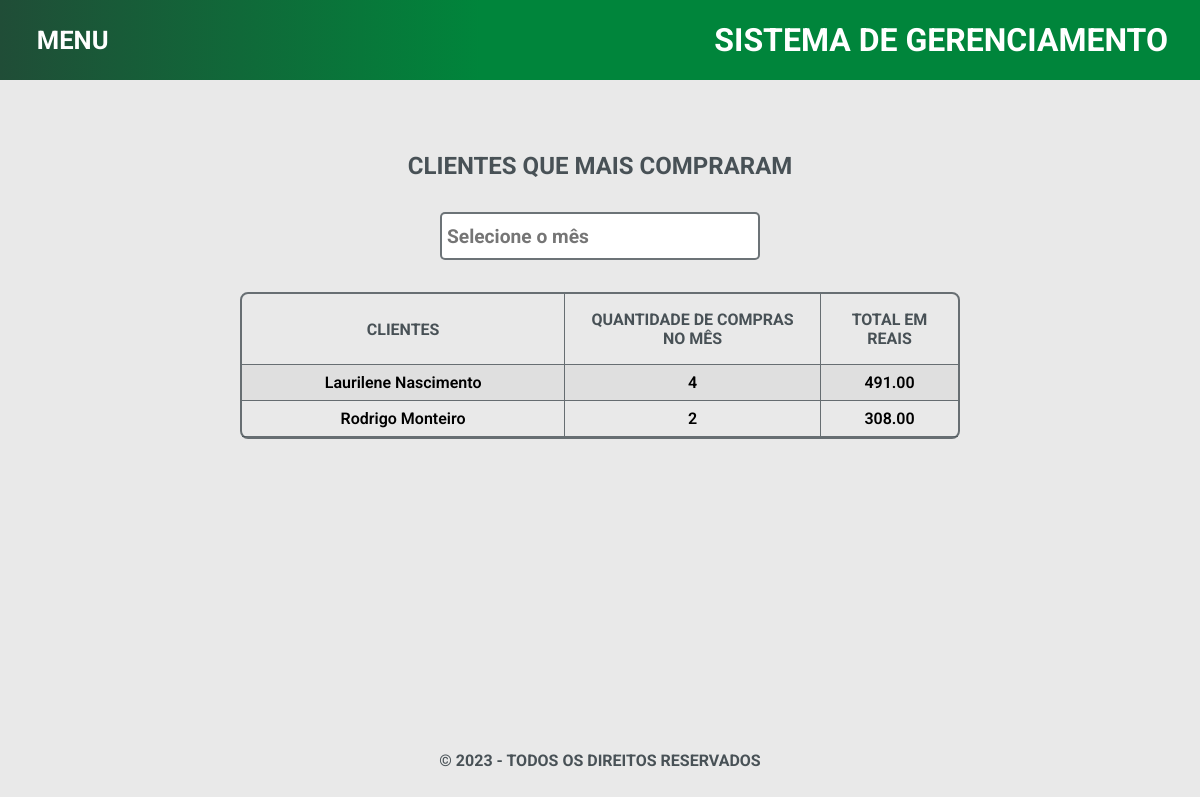
The page / on the database its author committed.
### tables this page shows
CREATE TABLE `clientes` (
  `id` int NOT NULL AUTO_INCREMENT,
  `nome` varchar(50) DEFAULT NULL,
  `data_nascimento` date DEFAULT NULL,
  PRIMARY KEY (`id`)
);

### clientes.class.php (called while the page is built, shortened)
<?php
class Clientes{
    public function getClientesValor(){
        global $pdo;
        $dados = array();
        $sql = $pdo->query("SELECT c.id, c.nome, c.data_nascimento, COUNT(co.id) AS quantidade_compras, SUM(p.preco) AS valor_total_compras
        FROM clientes c
        INNER JOIN compras co ON c.id = co.id_cliente
        INNER JOIN produtos p ON co.id_produto = p.id
        GROUP BY c.id, c.nome, c.data_nascimento
        ORDER BY valor_total_compras DESC");
        if($sql->rowCount() > 0){
            $dados = $sql->fetchAll();
        }
    return $dados;
    }
}

### index.php (the view, shortened to what this page needs)
<?php
include 'header.php';
?>
<section class="conteudo">
        <div class="content-pages">
            <div class="titulo-pages"><h2>Clientes que mais compraram</h2></div>
            <div class="filtros">
                <input id="recebeMes" type="text" name="categoria" placeholder="Selecione o mês" onfocus="dropdown(0)" onblur="dropdown(1)"/>
            </div>
            <div class="caixa-listagem">
                <table class="table-responsiva">
                    <tr>
                        <th>Clientes</th>
                        <th>Quantidade de compras no mês</th>
                        <th>Total em reais</th>
                    </tr>
                    <?php
                    $u = new Clientes();
                    $dados = $u->getClientesValor();
                    foreach($dados as $dado){
                    ?>
                    <tr>
                        <td><?php echo $dado['nome'] ?></td>
                        <td><?php echo $dado['quantidade_compras'] ?></td>
                        <td><?php echo $dado['valor_total_compras'] ?></td>
                    </tr>
                    <?php }?>
                   </table>
               </div>
           </div>
       </section>
<?php
include 'footer.php';
?>

### css/global.css (style rules this page uses)
* { margin: 0px; padding: 0px; box-sizing: border-box; font-family: 'Roboto', sans-serif; text-decoration: none; list-style: none; text-decoration: none; }
body { background: #e9e9e9; }
.conteudo { display: flex; flex-direction: column; justify-content: center; align-items: center; width: 100vw; height: 80vh; }

### css/home.css (style rules this page uses)
.content-pages { width: 80vw; height: 70vh; display: flex; flex-direction: column; align-items: center; }
.titulo-pages { margin-top: 2rem; color: #485156; text-transform: uppercase; }
.filtros { margin-top: 2rem; }
.filtros > input { height: 3rem; width: 20rem; padding: 0px 5px; font-size: 1.2rem; font-weight: 700; color: #485156; border-radius: 5px; border: 2px solid #485156cc; outline: none; }
.caixa-listagem { display: flex; flex-direction: column; align-items: center; margin-top: 2rem; width: 60vw; height: auto; border: 2px solid #485156cc; border-radius: 0.5rem; }
.table-responsiva { width: 100%; text-align: center; border-spacing: 0px; font-weight: 600; }
.table-responsiva th { border-bottom: 1px solid #485156cc; padding: 1rem; color: #485156; text-transform: uppercase; }
.table-responsiva th:nth-child(2) { border-left: 1px solid #485156cc; border-right: 1px solid #485156cc; }
.table-responsiva tr:nth-child(even) td { background-color: #dfdfdf; }
.table-responsiva td { padding: 0.5rem; border-bottom: 1px solid #485156cc; }
.table-responsiva td:nth-child(1) { width: 45%; }
.table-responsiva td:nth-child(2) { border-left: 1px solid #485156cc; border-right: 1px solid #485156cc; }

### css/clientes.css (style rules this page uses)
.content-pages { width: 80vw; height: 70vh; display: flex; flex-direction: column; align-items: center; }
.titulo-pages { margin-top: 2rem; color: #485156; text-transform: uppercase; }
.filtros { margin-top: 2rem; }
.filtros > input { height: 3rem; width: 20rem; padding: 0px 5px; font-size: 1.2rem; font-weight: 700; color: #485156; border-radius: 5px; border: 2px solid #485156cc; outline: none; }
.table-responsiva { width: 100%; text-align: center; border-spacing: 0px; overflow: auto; font-weight: 600; }
.table-responsiva th { border-bottom: 1px solid #485156cc; padding: 1rem; color: #485156; text-transform: uppercase; }
.table-responsiva th:nth-child(2) { border-left: 1px solid #485156cc; border-right: 1px solid #485156cc; }
.table-responsiva tr:nth-child(even) td { background-color: #dfdfdf; }
.table-responsiva td { padding: 0.5rem; border-bottom: 1px solid #485156cc; }
.table-responsiva td:nth-child(1) { width: 45%; }
.table-responsiva td:nth-child(2) { border-left: 1px solid #485156cc; border-right: 1px solid #485156cc; }

### rows shown on the page
clientes: nome "Laurilene Nascimento", quantidade_compras "4", valor_total_compras "491.00"
clientes: nome "Rodrigo Monteiro", quantidade_compras "2", valor_total_compras "308.00"
